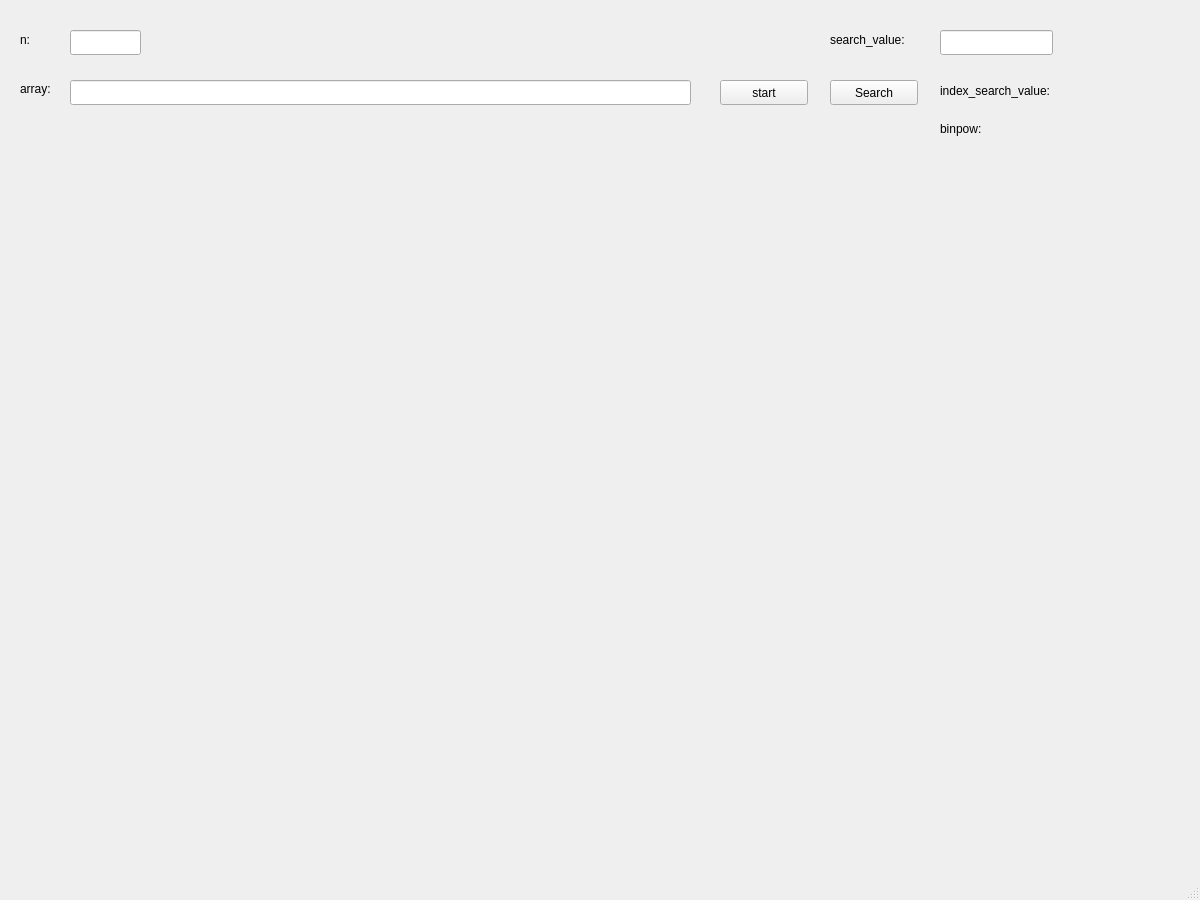
<?xml version="1.0" encoding="UTF-8"?>
<ui version="4.0">
 <class>MainWindow</class>
 <widget class="QMainWindow" name="MainWindow">
  <property name="geometry">
   <rect>
    <x>0</x>
    <y>0</y>
    <width>1200</width>
    <height>900</height>
   </rect>
  </property>
  <property name="windowTitle">
   <string>MainWindow</string>
  </property>
  <widget class="QWidget" name="centralwidget">
   <widget class="QLineEdit" name="NumEdit">
    <property name="geometry">
     <rect>
      <x>70</x>
      <y>30</y>
      <width>71</width>
      <height>25</height>
     </rect>
    </property>
   </widget>
   <widget class="QLabel" name="label">
    <property name="geometry">
     <rect>
      <x>20</x>
      <y>30</y>
      <width>21</width>
      <height>20</height>
     </rect>
    </property>
    <property name="text">
     <string>n:</string>
    </property>
   </widget>
   <widget class="QLineEdit" name="ArrayEdit">
    <property name="geometry">
     <rect>
      <x>70</x>
      <y>80</y>
      <width>621</width>
      <height>25</height>
     </rect>
    </property>
   </widget>
   <widget class="QLabel" name="label_2">
    <property name="geometry">
     <rect>
      <x>20</x>
      <y>80</y>
      <width>41</width>
      <height>17</height>
     </rect>
    </property>
    <property name="text">
     <string>array:</string>
    </property>
   </widget>
   <widget class="QPushButton" name="start">
    <property name="geometry">
     <rect>
      <x>720</x>
      <y>80</y>
      <width>88</width>
      <height>25</height>
     </rect>
    </property>
    <property name="text">
     <string>start</string>
    </property>
   </widget>
   <widget class="QPushButton" name="searchButton">
    <property name="geometry">
     <rect>
      <x>830</x>
      <y>80</y>
      <width>88</width>
      <height>25</height>
     </rect>
    </property>
    <property name="text">
     <string>Search</string>
    </property>
   </widget>
   <widget class="QLabel" name="label_3">
    <property name="geometry">
     <rect>
      <x>830</x>
      <y>30</y>
      <width>91</width>
      <height>20</height>
     </rect>
    </property>
    <property name="text">
     <string>&lt;html&gt;&lt;head/&gt;&lt;body&gt;&lt;p&gt;search_value:&lt;/p&gt;&lt;/body&gt;&lt;/html&gt;</string>
    </property>
   </widget>
   <widget class="QLineEdit" name="searchEdit">
    <property name="geometry">
     <rect>
      <x>940</x>
      <y>30</y>
      <width>113</width>
      <height>25</height>
     </rect>
    </property>
   </widget>
   <widget class="QLabel" name="label_search">
    <property name="geometry">
     <rect>
      <x>940</x>
      <y>80</y>
      <width>191</width>
      <height>21</height>
     </rect>
    </property>
    <property name="text">
     <string>index_search_value:</string>
    </property>
   </widget>
   <widget class="QLabel" name="label_4">
    <property name="geometry">
     <rect>
      <x>940</x>
      <y>120</y>
      <width>66</width>
      <height>17</height>
     </rect>
    </property>
    <property name="text">
     <string>binpow:</string>
    </property>
   </widget>
  </widget>
  <widget class="QMenuBar" name="menubar">
   <property name="geometry">
    <rect>
     <x>0</x>
     <y>0</y>
     <width>1200</width>
     <height>22</height>
    </rect>
   </property>
  </widget>
  <widget class="QStatusBar" name="statusbar"/>
 </widget>
 <resources/>
 <connections/>
</ui>
